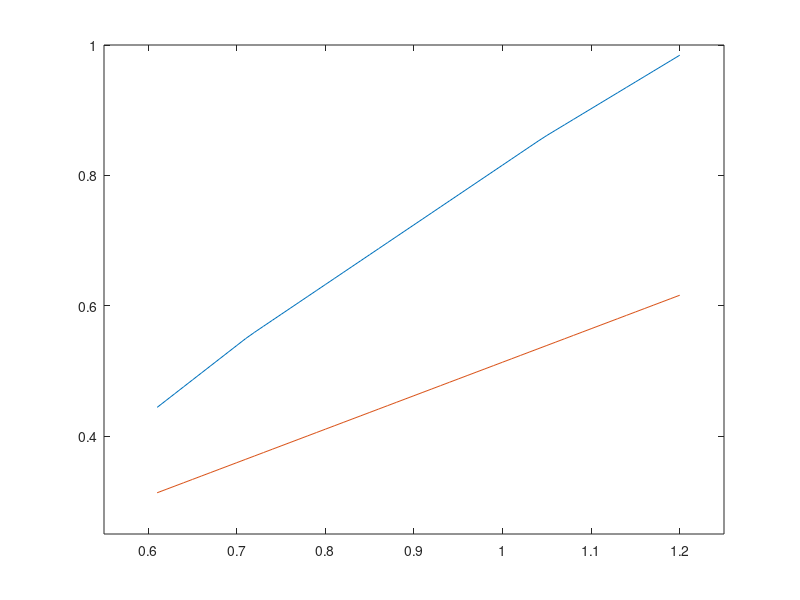

MATLAB code to generate this figure:
%% FOV computation for structured-light camera

lmin=0.6;
lmax=1.2;
delta_l=0.01;
num=(lmax-lmin)/delta_l;

distance=zeros(1,num);
width=zeros(1,num);
height=zeros(1,num);
for i=1:1:num
    distance(i)=lmin+i*delta_l;
    l=distance(i);
    
    wl1=tan(abs(-20.826)*pi/180)*l+0.1;
    wl2=tan(abs(28.826)*pi/180)*l-0.1;
    wl3=tan(22.3*pi/180)*l;
    wr1=tan(abs(26.826)*pi/180)*l-0.1;
    wr2=tan(abs(-18.826)*pi/180)*l+0.1;
    wr3=tan(22.3*pi/180)*l;
    w=min(wl1,min(wl2,wl3))+min(wr1,min(wr2,wr3));
    
    h1=tan(abs(18.32)*pi/180)*l*2;
    h2=tan(14.4*pi/180)*l*2;
    h=min(h1,h2);
    
    width(i)=w;
    height(i)=h;
    
    if abs(l-0.900)<0.01
        best_width=width(i);
        best_height=height(i);
    end
end

figure;
plot(distance,width);
hold on;
plot(distance,height);
axis([0.55,1.25,0.25,1]);
hold off;
best_width
best_height

0.72:0.45




